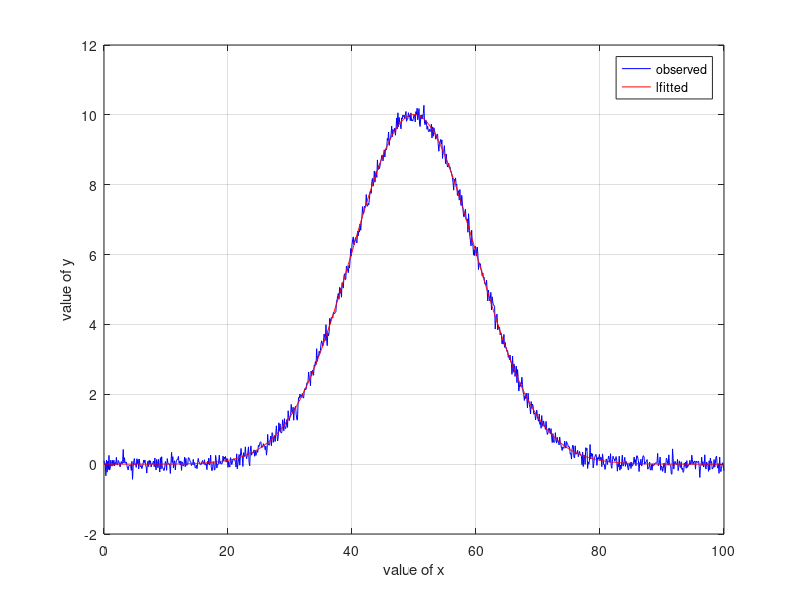

The MATLAB source for this figure:
clc;close all;
x=0:0.1:100;
a=10;b=50;c=10
y=a*exp((-(x-b).^2)/(2*(c.^2)));
db=30;
yo=awgn(y,db,'measured');
%i

%%%% lsqcurvefit %%%
F = @(z,x)(z(1)*exp((-(x-z(2)).^2)/(2*(z(3).^2)))); %% 2nd order polynomial
ai=[10 50 0.1];  %% model parameters, needs to initialize/guess this
[al] = lsqcurvefit(F,ai,x,yo)  %% model parameters  
yl=F(al,x);  %Fitted data
MSEl=mean((yo-yl).^2)  %% MSE
 


figure;
plot(x,yo,'b',x,yl,'r')
xlabel('value of x');ylabel('value of y')
legend('observed','lfitted');grid on
